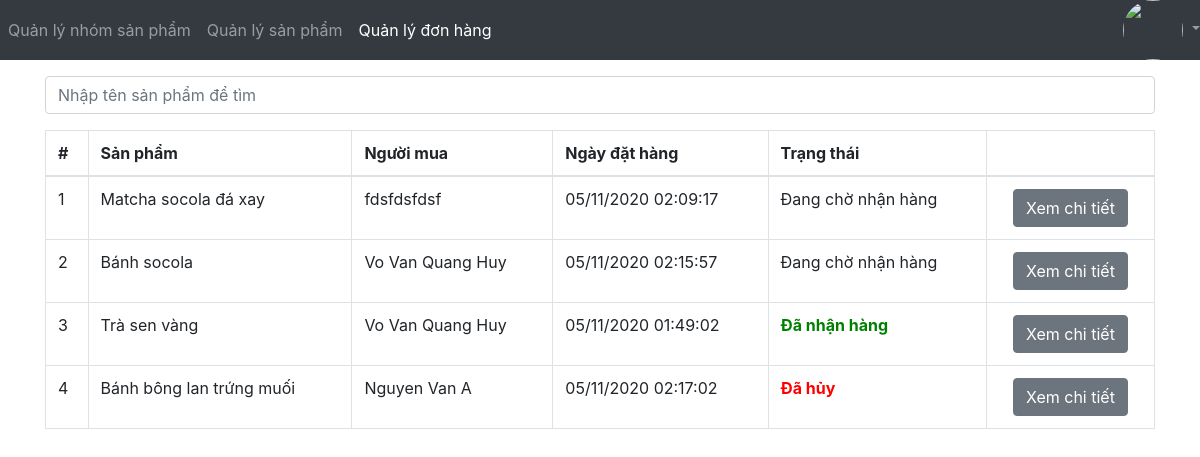
Page /admin1/list_order (signed in) on the committed database.
### users/models.py (models this page shows, shortened)
class Order(models.Model):
    product = models.ForeignKey(Product,on_delete=models.PROTECT)
    qty = models.IntegerField()
    priceUnit = models.FloatField()
    fullname = models.CharField(max_length=50)
    phone = models.CharField(max_length=20)
    address = models.CharField(max_length=200)
    dateOrder = models.DateTimeField()
    deliverDate = models.DateTimeField(null=True)
    status = models.IntegerField()
    class Status:
        PENDING = 0
        DELIVERED = 1
        CANCELED = 2

### admin1/models.py (models this page shows, shortened)
class Product(models.Model):
    category = models.ForeignKey(Category, on_delete=models.PROTECT)
    code = models.CharField(max_length=30,unique=True, verbose_name='Mã')
    name = models.CharField(max_length=200,verbose_name='Tên')
    price = models.FloatField(verbose_name='Đơn giá')
    image = models.ImageField(upload_to='static/images', verbose_name='Ảnh mẫu')

### admin1/views.py (the view)
# urls.py: path('list_order',listOrder),
@login_required
def listOrder(request):
    name = request.GET.get('name','')
    orderList = Order.objects.filter(Q(fullname__contains=name)|Q(product__name=name))
    orderList = orderList.order_by('status','dateOrder')
    context = {'orderList':orderList,'name':name}
    return render(request,'order/list.html',context)

### admin1/templates/order/list.html (shortened to what this page needs)
{%extends "../base.html" %}
{%block navbar%}
    {%with page=3%}
        {{block.super}}
    {%endwith%}
{%endblock%}
{%block content %}
<div class="container pt-3">
    <form> {%csrf_token%}
        <input name="name" value="{{name}}" class="form-control" placeholder="Nhập tên sản phẩm để tìm">
    </form>
    <table class="table table-bordered">
        <thead>
            <tr>
                <th>#</th>
                <th>Sản phẩm</th>
                <th>Người mua</th>
                <th>Ngày đặt hàng</th>
                <th>Trạng thái</th>
                <th></th>
            </tr>
        </thead>
        <tbody>
            {%for o in orderList%}
            <tr>
                <td>{{forloop.counter}}</td>
                <td>{{o.product.name}}</td>
                <td>{{o.fullname}}</td>
                <td>{{o.dateOrder|date:"d/m/Y H:i:s"}}</td>
                <td>
                    {% if o.status == 0 %} Đang chờ nhận hàng {%endif%}
                    {% if o.status == 1 %} <b style="color: green;">Đã nhận hàng </b> {%endif%}
                    {% if o.status == 2 %} <b style="color: red;">Đã hủy</b>  {%endif%}
                </td>
                <td class="text-center ">
                    <a class="btn btn-secondary" href="/admin1/view_order/{{o.id}}">
                        Xem chi tiết
                    </a>
                </td>
            </tr>
            {%endfor%}
        </tbody>
    </table>
</div>
{%endblock%}

### rows in the picture
Order: product.name "Matcha socola đá xay", fullname "fdsfdsfdsf", dateOrder "05/11/2020 02:09:17", status "Đang chờ nhận hàng"
Order: product.name "Bánh socola", fullname "Vo Van Quang Huy", dateOrder "05/11/2020 02:15:57", status "Đang chờ nhận hàng"
Order: product.name "Trà sen vàng", fullname "Vo Van Quang Huy", dateOrder "05/11/2020 01:49:02", status "Đã nhận hàng"
Order: product.name "Bánh bông lan trứng muối", fullname "Nguyen Van A", dateOrder "05/11/2020 02:17:02", status "Đã hủy"
